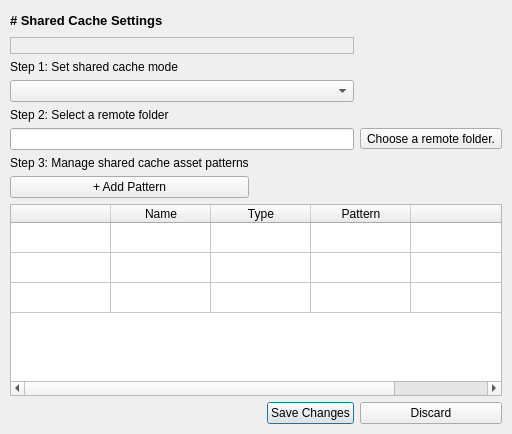
        <widget class="QWidget" name="SharedCachePage">
         <layout class="QGridLayout" name="gridLayout_2">
          <property name="leftMargin">
           <number>0</number>
          </property>
          <property name="topMargin">
           <number>0</number>
          </property>
          <property name="rightMargin">
           <number>0</number>
          </property>
          <property name="bottomMargin">
           <number>0</number>
          </property>
          <item row="0" column="0">
           <widget class="QWidget" name="widget_sharedCache" native="true">
            <property name="sizePolicy">
             <sizepolicy hsizetype="Preferred" vsizetype="Expanding">
              <horstretch>0</horstretch>
              <verstretch>0</verstretch>
             </sizepolicy>
            </property>
            <layout class="QGridLayout" name="gridLayout" columnstretch="0,0,0,0,0">
             <property name="sizeConstraint">
              <enum>QLayout::SetDefaultConstraint</enum>
             </property>
             <property name="leftMargin">
              <number>10</number>
             </property>
             <property name="rightMargin">
              <number>10</number>
             </property>
             <property name="bottomMargin">
              <number>10</number>
             </property>
             <item row="0" column="0" colspan="2">
              <widget class="QLabel" name="sharedCacheTitle">
               <property name="font">
                <font>
                 <pointsize>10</pointsize>
                 <weight>75</weight>
                 <bold>true</bold>
                </font>
               </property>
               <property name="text">
                <string># Shared Cache Settings</string>
               </property>
               <property name="textFormat">
                <enum>Qt::MarkdownText</enum>
               </property>
              </widget>
             </item>
             <item row="9" column="3">
              <widget class="QPushButton" name="sharedCacheSubmitButton">
               <property name="text">
                <string>Save Changes</string>
               </property>
               <property name="autoDefault">
                <bool>true</bool>
               </property>
               <property name="default">
                <bool>true</bool>
               </property>
              </widget>
             </item>
             <item row="5" column="0" colspan="4">
              <widget class="QLineEdit" name="serverAddressLineEdit">
               <property name="toolTip">
                <string>Set the remote folder location for the shared cache</string>
               </property>
              </widget>
             </item>
             <item row="9" column="4">
              <widget class="QPushButton" name="sharedCacheDiscardButton">
               <property name="text">
                <string>Discard</string>
               </property>
              </widget>
             </item>
             <item row="8" column="0" colspan="5">
              <widget class="QTableWidget" name="sharedCacheTable">
               <property name="wordWrap">
                <bool>false</bool>
               </property>
               <property name="rowCount">
                <number>3</number>
               </property>
               <property name="columnCount">
                <number>5</number>
               </property>
               <attribute name="horizontalHeaderCascadingSectionResizes">
                <bool>false</bool>
               </attribute>
               <attribute name="horizontalHeaderStretchLastSection">
                <bool>false</bool>
               </attribute>
               <attribute name="verticalHeaderVisible">
                <bool>false</bool>
               </attribute>
               <row>
                <property name="text">
                 <string>New Row</string>
                </property>
               </row>
               <row/>
               <row/>
               <column>
                <property name="text">
                 <string/>
                </property>
                <property name="toolTip">
                 <string>Toggle pattern activity.</string>
                </property>
               </column>
               <column>
                <property name="text">
                 <string>Name</string>
                </property>
               </column>
               <column>
                <property name="text">
                 <string>Type</string>
                </property>
                <property name="toolTip">
                 <string extracomment="Choose how the pattern text will be used. Wildcard or regular expression supported. "/>
                </property>
               </column>
               <column>
                <property name="text">
                 <string>Pattern</string>
                </property>
               </column>
               <column>
                <property name="text">
                 <string/>
                </property>
                <property name="toolTip">
                 <string>Remove the pattern.</string>
                </property>
               </column>
              </widget>
             </item>
             <item row="4" column="0">
              <widget class="QLabel" name="label_3">
               <property name="text">
                <string>Step 2: Select a remote folder</string>
               </property>
              </widget>
             </item>
             <item row="6" column="0">
              <widget class="QLabel" name="label_4">
               <property name="text">
                <string>Step 3: Manage shared cache asset patterns</string>
               </property>
              </widget>
             </item>
             <item row="7" column="0">
              <widget class="QPushButton" name="sharedCacheAddPattern">
               <property name="toolTip">
                <string>Add an asset pattern to cache to the remote folder.</string>
               </property>
               <property name="text">
                <string>+ Add Pattern</string>
               </property>
              </widget>
             </item>
             <item row="3" column="0" colspan="4">
              <widget class="QComboBox" name="serverCacheModeOptions">
               <property name="toolTip">
                <string>Select the mode the project should use to cache asset products.</string>
               </property>
               <property name="currentText">
                <string>Placeholder</string>
               </property>
               <property name="placeholderText">
                <string>Placeholder</string>
               </property>
              </widget>
             </item>
             <item row="2" column="0">
              <widget class="QLabel" name="label_2">
               <property name="text">
                <string>Step 1: Set shared cache mode</string>
               </property>
              </widget>
             </item>
             <item row="5" column="4">
              <widget class="QToolButton" name="serverAddressToolButton">
               <property name="text">
                <string>Choose a remote folder.</string>
               </property>
              </widget>
             </item>
             <item row="1" column="0" colspan="4">
              <widget class="QLabel" name="sharedCacheStatus">
               <property name="font">
                <font>
                 <pointsize>10</pointsize>
                </font>
               </property>
               <property name="frameShape">
                <enum>QFrame::StyledPanel</enum>
               </property>
               <property name="frameShadow">
                <enum>QFrame::Sunken</enum>
               </property>
               <property name="text">
                <string/>
               </property>
               <property name="textFormat">
                <enum>Qt::MarkdownText</enum>
               </property>
               <property name="margin">
                <number>5</number>
               </property>
              </widget>
             </item>
             <item row="0" column="4">
              <widget class="QPushButton" name="sharedCacheSupport">
               <property name="text">
                <string/>
               </property>
               <property name="flat">
                <bool>true</bool>
               </property>
              </widget>
             </item>
            </layout>
           </widget>
          </item>
         </layout>
        </widget>
